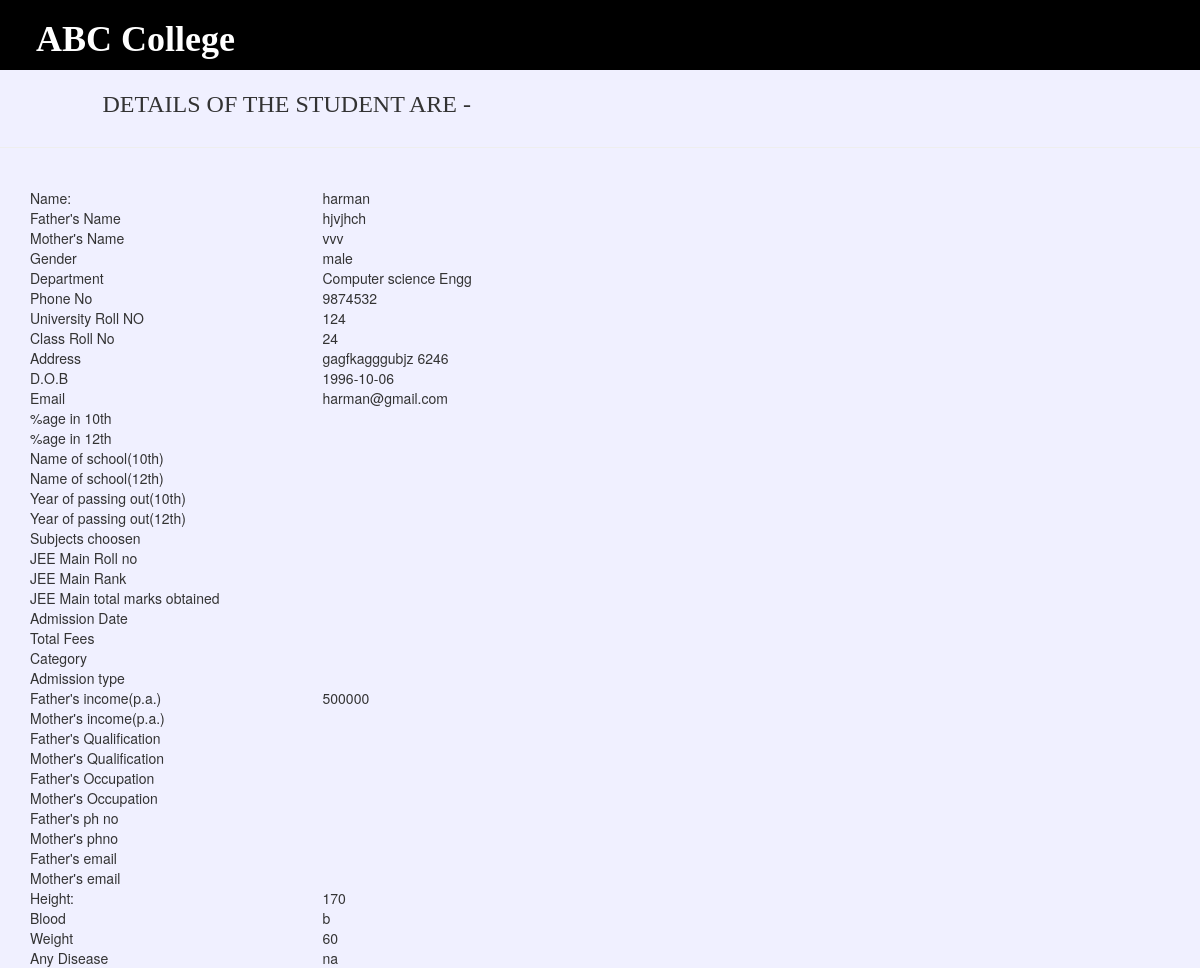
Screenshot of /admin/displayform2.php?a=23 with the database file from the repository.
### tables this page shows
CREATE TABLE IF NOT EXISTS `form` (
  `sno` int(225) NOT NULL AUTO_INCREMENT,
  `name` text NOT NULL,
  `fatname` text NOT NULL,
  `motname` text NOT NULL,
  `gender` text NOT NULL,
  `dept` text NOT NULL,
  `phno` varchar(225) NOT NULL,
  `urollno` int(225) NOT NULL,
  `crollno` int(225) NOT NULL,
  `add` varchar(225) NOT NULL,
  `dob` date NOT NULL,
  `email` varchar(225) NOT NULL,
  `tenth` varchar(225) NOT NULL,
  `twelth` varchar(225) NOT NULL,
  `tenthschool` varchar(225) NOT NULL,
  `twelthschool` varchar(225) NOT NULL,
  `yeartenth` varchar(225) NOT NULL,
  `yeartwelth` varchar(225) NOT NULL,
  `subjects` varchar(225) NOT NULL,
  `jeeroll` varchar(225) NOT NULL,
  `jeerank` varchar(225) NOT NULL,
  `jeetotal` varchar(225) NOT NULL,
  `admdate` varchar(225) NOT NULL,
  `totalfee` varchar(225) NOT NULL,
  `category` varchar(225) NOT NULL,
  `admtype` varchar(225) NOT NULL,
  `fatinc` int(225) NOT NULL,
  `motinc` varchar(225) NOT NULL,
  `fatqual` varchar(225) NOT NULL,
  `motqual` varchar(225) NOT NULL,
  `fatoccup` varchar(225) NOT NULL,
  `motoccup` varchar(225) NOT NULL,
  `fatphno` varchar(225) NOT NULL,
  `motphno` varchar(225) NOT NULL,
  `fatemail` varchar(225) NOT NULL,
  `motemail` varchar(225) NOT NULL,
  `height` int(225) NOT NULL,
  `bloodg` text NOT NULL,
  `weight` int(225) NOT NULL,
  `disease` text NOT NULL,
  PRIMARY KEY (`sno`)
);

### admin/displayform2.php (the view, shortened to what this page needs)
<?php
include("nav.php");
?>
<html>
<head>
<link rel="stylesheet" href="css/bootstrap.css" />
</head>
<link rel="stylesheet" href="css/bootstrap.min.css" />
<body>
<div class="row">
<div class="col-lg-1"></div>
<div class="col-lg-7"><h3 style="font-family:'Palatino Linotype', 'Book Antiqua', Palatino, serif">DETAILS OF THE STUDENT ARE -</h3></div></div><hr />
<table border="1">
<?php
$str=mysql_query("select* from form where sno=$_REQUEST[a]");
while($row=mysql_fetch_array($str))
{
?>
<div class="container">
<div class="row">
<div class="col-lg-3">Name:</div>
<div class="col-lg-3"><?php echo $row['name']; ?> </div>
</div>
<div class="row">
<div class="col-lg-3">Father's Name</div>
<div class="col-lg-3"><?php echo $row['fatname']; ?> </div>
</div>
<div class="row">
<div class="col-lg-3">Mother's Name</div>
<div class="col-lg-3"><?php echo $row['motname']; ?> </div>
</div>
<div class="row">
<div class="col-lg-3">Gender</div>
<div class="col-lg-3"><?php echo $row['gender']; ?> </div>
</div>
<div class="row">
<div class="col-lg-3">Department</div>
<div class="col-lg-3"><?php echo $row['dept']; ?> </div>
</div>
<div class="row">
<div class="col-lg-3">Phone No</div>
<div class="col-lg-3"><?php echo $row['phno']; ?> </div>
</div>
<div class="row">
<div class="col-lg-3">University Roll NO</div>
<div class="col-lg-3"><?php echo $row['urollno']; ?> </div>
</div>
<div class="row">
<div class="col-lg-3">Class Roll No</div>
<div class="col-lg-3"><?php echo $row['crollno']; ?> </div>
</div>
<div class="row">
<div class="col-lg-3">Address</div>
<div class="col-lg-3"><?php echo $row['add']; ?> </div>
</div>
<div class="row">
<div class="col-lg-3">D.O.B</div>
<div class="col-lg-3"><?php echo $row['dob']; ?> </div>
</div>
<div class="row">
<div class="col-lg-3">Email</div>
<div class="col-lg-3"><?php echo $row['email']; ?> </div>
</div>
<div class="row">
<div class="col-lg-3">%age in 10th</div>
<div class="col-lg-3"><?php echo $row['tenth']; ?> </div>
</div>
<div class="row">
<div class="col-lg-3">%age in 12th</div>
<div class="col-lg-3"><?php echo $row['twelth']; ?> </div>
</div>
<div class="row">
<div class="col-lg-3">Name of school(10th)</div>
<div class="col-lg-3"><?php echo $row['tenthschool']; ?> </div>
</div>
<div class="row">
<div class="col-lg-3">Name of school(12th)</div>
<div class="col-lg-3"><?php echo $row['twelthschool']; ?> </div>
</div>
<div class="row">
<div class="col-lg-3">Year of passing out(10th)</div>
<div class="col-lg-3"><?php echo $row['yeartenth']; ?> </div>
</div>
<div class="row">
<div class="col-lg-3">Year of passing out(12th)</div>
<div class="col-lg-3"><?php echo $row['yeartwelth']; ?> </div>
</div>
<div class="row">
<div class="col-lg-3">Subjects choosen</div>
<div class="col-lg-3"><?php echo $row['subjects']; ?> </div>
</div>
<div class="row">
<div class="col-lg-3">JEE Main Roll no</div>
<div class="col-lg-3"><?php echo $row['jeeroll']; ?> </div>
</div>
<div class="row">
<div class="col-lg-3">JEE Main Rank</div>
<div class="col-lg-3"><?php echo $row['jeerank']; ?> </div>
</div>
<div class="row">
<div class="col-lg-3">JEE Main total marks obtained</div>
<div class="col-lg-3"><?php echo $row['jeetotal']; ?> </div>
</div>
<div class="row">
<div class="col-lg-3">Admission Date</div>
<div class="col-lg-3"><?php echo $row['admdate']; ?> </div>
</div>
<div class="row">
<div class="col-lg-3">Total Fees</div>
<div class="col-lg-3"><?php echo $row['totalfee']; ?> </div>
</div>
<div class="row">
<div class="col-lg-3">Category</div>
<div class="col-lg-3"><?php echo $row['category']; ?> </div>
</div>
<div class="row">
<div class="col-lg-3">Admission type</div>
<div class="col-lg-3"><?php echo $row['admtype']; ?> </div>
</div>
<div class="row">
<div class="col-lg-3">Father's income(p.a.)
</div>
<div class="col-lg-3"><?php echo $row['fatinc']; ?> </div>
</div>
<div class="row">
<div class="col-lg-3">Mother's income(p.a.)</div>
<div class="col-lg-3"><?php echo $row['motinc']; ?> </div>
</div>
<div class="row">
<div class="col-lg-3">Father's Qualification</div>
<div class="col-lg-3"><?php echo $row['fatqual']; ?> </div>
</div>
<div class="row">
<div class="col-lg-3">Mother's Qualification</div>
<div class="col-lg-3"><?php echo $row['motqual']; ?> </div>
</div>
<div class="row">
<div class="col-lg-3">Father's Occupation</div>
<div class="col-lg-3"><?php echo $row['fatoccup']; ?> </div>
</div>
<div class="row">
<div class="col-lg-3">Mother's Occupation</div>
<div class="col-lg-3"><?php echo $row['motoccup']; ?> </div>
</div>
<div class="row">
<div class="col-lg-3">Father's ph no</div>
<div class="col-lg-3"><?php echo $row['fatphno']; ?> </div>
</div>
<div class="row">
<div class="col-lg-3">Mother's phno</div>
<div class="col-lg-3"><?php echo $row['motphno']; ?> </div>
</div>
<div class="row">
<div class="col-lg-3">Father's email</div>
<div class="col-lg-3"><?php echo $row['fatemail']; ?> </div>
</div>
<div class="row">
<div class="col-lg-3">Mother's email</div>
<div class="col-lg-3"><?php echo $row['motemail']; ?> </div>
</div>
<div class="row">
<div class="col-lg-3">Height:</div>
<div class="col-lg-3"><?php echo $row['height']; ?> </div>
</div>
<div class="row">
<div class="col-lg-3">Blood</div>
<div class="col-lg-3"><?php echo $row['bloodg']; ?> </div>
</div>
<div class="row">
<div class="col-lg-3">Weight</div>
<div class="col-lg-3"><?php echo $row['weight']; ?> </div>
</div>
<div class="row">
<div class="col-lg-3">Any Disease</div>
<div class="col-lg-3"><?php echo $row['disease']; ?> </div>
</div>
</div>
<?php
}
?>
</body></html>

### admin/displayform2.php (style rules this page uses)
body { background-color:#F0F0FF; }

### rows the page displays
form: name "harman", fatname "hjvjhch", motname "vvv", gender "male", dept "Computer science Engg", phno "9874532", urollno "124", crollno "24", add "gagfkagggubjz 6246", dob "1996-10-06", email "harman@gmail.com", fatinc "500000", height "170", bloodg "b", weight "60", disease "na"
